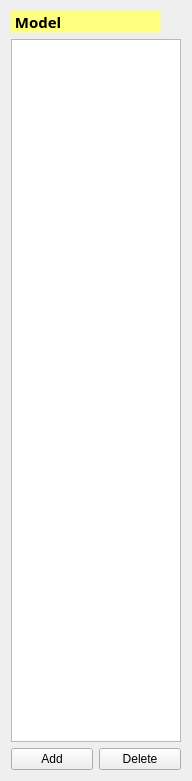
  <widget class="QWidget" name="layoutWidget">
   <property name="geometry">
    <rect>
     <x>10</x>
     <y>10</y>
     <width>192</width>
     <height>781</height>
    </rect>
   </property>
   <layout class="QVBoxLayout" name="verticalLayout_8" stretch="0,0,0">
    <property name="sizeConstraint">
     <enum>QLayout::SetDefaultConstraint</enum>
    </property>
    <item>
     <widget class="QLabel" name="label_3">
      <property name="maximumSize">
       <size>
        <width>150</width>
        <height>16777215</height>
       </size>
      </property>
      <property name="palette">
       <palette>
        <active>
         <colorrole role="WindowText">
          <brush brushstyle="SolidPattern">
           <color alpha="255">
            <red>0</red>
            <green>0</green>
            <blue>0</blue>
           </color>
          </brush>
         </colorrole>
         <colorrole role="Button">
          <brush brushstyle="SolidPattern">
           <color alpha="255">
            <red>255</red>
            <green>255</green>
            <blue>127</blue>
           </color>
          </brush>
         </colorrole>
         <colorrole role="Light">
          <brush brushstyle="SolidPattern">
           <color alpha="255">
            <red>255</red>
            <green>255</green>
            <blue>255</blue>
           </color>
          </brush>
         </colorrole>
         <colorrole role="Midlight">
          <brush brushstyle="SolidPattern">
           <color alpha="255">
            <red>255</red>
            <green>255</green>
            <blue>191</blue>
           </color>
          </brush>
         </colorrole>
         <colorrole role="Dark">
          <brush brushstyle="SolidPattern">
           <color alpha="255">
            <red>127</red>
            <green>127</green>
            <blue>63</blue>
           </color>
          </brush>
         </colorrole>
         <colorrole role="Mid">
          <brush brushstyle="SolidPattern">
           <color alpha="255">
            <red>170</red>
            <green>170</green>
            <blue>84</blue>
           </color>
          </brush>
         </colorrole>
         <colorrole role="Text">
          <brush brushstyle="SolidPattern">
           <color alpha="255">
            <red>0</red>
            <green>0</green>
            <blue>0</blue>
           </color>
          </brush>
         </colorrole>
         <colorrole role="BrightText">
          <brush brushstyle="SolidPattern">
           <color alpha="255">
            <red>255</red>
            <green>255</green>
            <blue>255</blue>
           </color>
          </brush>
         </colorrole>
         <colorrole role="ButtonText">
          <brush brushstyle="SolidPattern">
           <color alpha="255">
            <red>0</red>
            <green>0</green>
            <blue>0</blue>
           </color>
          </brush>
         </colorrole>
         <colorrole role="Base">
          <brush brushstyle="SolidPattern">
           <color alpha="255">
            <red>255</red>
            <green>255</green>
            <blue>255</blue>
           </color>
          </brush>
         </colorrole>
         <colorrole role="Window">
          <brush brushstyle="SolidPattern">
           <color alpha="255">
            <red>255</red>
            <green>255</green>
            <blue>127</blue>
           </color>
          </brush>
         </colorrole>
         <colorrole role="Shadow">
          <brush brushstyle="SolidPattern">
           <color alpha="255">
            <red>0</red>
            <green>0</green>
            <blue>0</blue>
           </color>
          </brush>
         </colorrole>
         <colorrole role="AlternateBase">
          <brush brushstyle="SolidPattern">
           <color alpha="255">
            <red>255</red>
            <green>255</green>
            <blue>191</blue>
           </color>
          </brush>
         </colorrole>
         <colorrole role="ToolTipBase">
          <brush brushstyle="SolidPattern">
           <color alpha="255">
            <red>255</red>
            <green>255</green>
            <blue>220</blue>
           </color>
          </brush>
         </colorrole>
         <colorrole role="ToolTipText">
          <brush brushstyle="SolidPattern">
           <color alpha="255">
            <red>0</red>
            <green>0</green>
            <blue>0</blue>
           </color>
          </brush>
         </colorrole>
        </active>
        <inactive>
         <colorrole role="WindowText">
          <brush brushstyle="SolidPattern">
           <color alpha="255">
            <red>0</red>
            <green>0</green>
            <blue>0</blue>
           </color>
          </brush>
         </colorrole>
         <colorrole role="Button">
          <brush brushstyle="SolidPattern">
           <color alpha="255">
            <red>255</red>
            <green>255</green>
            <blue>127</blue>
           </color>
          </brush>
         </colorrole>
         <colorrole role="Light">
          <brush brushstyle="SolidPattern">
           <color alpha="255">
            <red>255</red>
            <green>255</green>
            <blue>255</blue>
           </color>
          </brush>
         </colorrole>
         <colorrole role="Midlight">
          <brush brushstyle="SolidPattern">
           <color alpha="255">
            <red>255</red>
            <green>255</green>
            <blue>191</blue>
           </color>
          </brush>
         </colorrole>
         <colorrole role="Dark">
          <brush brushstyle="SolidPattern">
           <color alpha="255">
            <red>127</red>
            <green>127</green>
            <blue>63</blue>
           </color>
          </brush>
         </colorrole>
         <colorrole role="Mid">
          <brush brushstyle="SolidPattern">
           <color alpha="255">
            <red>170</red>
            <green>170</green>
            <blue>84</blue>
           </color>
          </brush>
         </colorrole>
         <colorrole role="Text">
          <brush brushstyle="SolidPattern">
           <color alpha="255">
            <red>0</red>
            <green>0</green>
            <blue>0</blue>
           </color>
          </brush>
         </colorrole>
         <colorrole role="BrightText">
          <brush brushstyle="SolidPattern">
           <color alpha="255">
            <red>255</red>
            <green>255</green>
            <blue>255</blue>
           </color>
          </brush>
         </colorrole>
         <colorrole role="ButtonText">
          <brush brushstyle="SolidPattern">
           <color alpha="255">
            <red>0</red>
            <green>0</green>
            <blue>0</blue>
           </color>
          </brush>
         </colorrole>
         <colorrole role="Base">
          <brush brushstyle="SolidPattern">
           <color alpha="255">
            <red>255</red>
            <green>255</green>
            <blue>255</blue>
           </color>
          </brush>
         </colorrole>
         <colorrole role="Window">
          <brush brushstyle="SolidPattern">
           <color alpha="255">
            <red>255</red>
            <green>255</green>
            <blue>127</blue>
           </color>
          </brush>
         </colorrole>
         <colorrole role="Shadow">
          <brush brushstyle="SolidPattern">
           <color alpha="255">
            <red>0</red>
            <green>0</green>
            <blue>0</blue>
           </color>
          </brush>
         </colorrole>
         <colorrole role="AlternateBase">
          <brush brushstyle="SolidPattern">
           <color alpha="255">
            <red>255</red>
            <green>255</green>
            <blue>191</blue>
           </color>
          </brush>
         </colorrole>
         <colorrole role="ToolTipBase">
          <brush brushstyle="SolidPattern">
           <color alpha="255">
            <red>255</red>
            <green>255</green>
            <blue>220</blue>
           </color>
          </brush>
         </colorrole>
         <colorrole role="ToolTipText">
          <brush brushstyle="SolidPattern">
           <color alpha="255">
            <red>0</red>
            <green>0</green>
            <blue>0</blue>
           </color>
          </brush>
         </colorrole>
        </inactive>
        <disabled>
         <colorrole role="WindowText">
          <brush brushstyle="SolidPattern">
           <color alpha="255">
            <red>127</red>
            <green>127</green>
            <blue>63</blue>
           </color>
          </brush>
         </colorrole>
         <colorrole role="Button">
          <brush brushstyle="SolidPattern">
           <color alpha="255">
            <red>255</red>
            <green>255</green>
            <blue>127</blue>
           </color>
          </brush>
         </colorrole>
         <colorrole role="Light">
          <brush brushstyle="SolidPattern">
           <color alpha="255">
            <red>255</red>
            <green>255</green>
            <blue>255</blue>
           </color>
          </brush>
         </colorrole>
         <colorrole role="Midlight">
          <brush brushstyle="SolidPattern">
           <color alpha="255">
            <red>255</red>
            <green>255</green>
            <blue>191</blue>
           </color>
          </brush>
         </colorrole>
         <colorrole role="Dark">
          <brush brushstyle="SolidPattern">
           <color alpha="255">
            <red>127</red>
            <green>127</green>
            <blue>63</blue>
           </color>
          </brush>
         </colorrole>
         <colorrole role="Mid">
          <brush brushstyle="SolidPattern">
           <color alpha="255">
            <red>170</red>
            <green>170</green>
            <blue>84</blue>
           </color>
          </brush>
         </colorrole>
         <colorrole role="Text">
          <brush brushstyle="SolidPattern">
           <color alpha="255">
            <red>127</red>
            <green>127</green>
            <blue>63</blue>
           </color>
          </brush>
         </colorrole>
         <colorrole role="BrightText">
          <brush brushstyle="SolidPattern">
           <color alpha="255">
            <red>255</red>
            <green>255</green>
            <blue>255</blue>
           </color>
          </brush>
         </colorrole>
         <colorrole role="ButtonText">
          <brush brushstyle="SolidPattern">
           <color alpha="255">
            <red>127</red>
            <green>127</green>
            <blue>63</blue>
           </color>
          </brush>
         </colorrole>
         <colorrole role="Base">
          <brush brushstyle="SolidPattern">
           <color alpha="255">
            <red>255</red>
            <green>255</green>
            <blue>127</blue>
           </color>
          </brush>
         </colorrole>
         <colorrole role="Window">
          <brush brushstyle="SolidPattern">
           <color alpha="255">
            <red>255</red>
            <green>255</green>
            <blue>127</blue>
           </color>
          </brush>
         </colorrole>
         <colorrole role="Shadow">
          <brush brushstyle="SolidPattern">
           <color alpha="255">
            <red>0</red>
            <green>0</green>
            <blue>0</blue>
           </color>
          </brush>
         </colorrole>
         <colorrole role="AlternateBase">
          <brush brushstyle="SolidPattern">
           <color alpha="255">
            <red>255</red>
            <green>255</green>
            <blue>127</blue>
           </color>
          </brush>
         </colorrole>
         <colorrole role="ToolTipBase">
          <brush brushstyle="SolidPattern">
           <color alpha="255">
            <red>255</red>
            <green>255</green>
            <blue>220</blue>
           </color>
          </brush>
         </colorrole>
         <colorrole role="ToolTipText">
          <brush brushstyle="SolidPattern">
           <color alpha="255">
            <red>0</red>
            <green>0</green>
            <blue>0</blue>
           </color>
          </brush>
         </colorrole>
        </disabled>
       </palette>
      </property>
      <property name="font">
       <font>
        <family>Segoe Print</family>
        <pointsize>11</pointsize>
        <weight>75</weight>
        <italic>false</italic>
        <bold>true</bold>
        <underline>false</underline>
        <stylestrategy>PreferDefault</stylestrategy>
        <kerning>true</kerning>
       </font>
      </property>
      <property name="autoFillBackground">
       <bool>true</bool>
      </property>
      <property name="text">
       <string> Model</string>
      </property>
     </widget>
    </item>
    <item>
     <widget class="QListView" name="lView_Model">
      <property name="maximumSize">
       <size>
        <width>200</width>
        <height>16777213</height>
       </size>
      </property>
     </widget>
    </item>
    <item>
     <layout class="QHBoxLayout" name="horizontalLayout_4">
      <item>
       <widget class="QPushButton" name="btn_add_model">
        <property name="maximumSize">
         <size>
          <width>200</width>
          <height>16777215</height>
         </size>
        </property>
        <property name="text">
         <string>Add</string>
        </property>
       </widget>
      </item>
      <item>
       <widget class="QPushButton" name="btn_delete_model">
        <property name="maximumSize">
         <size>
          <width>200</width>
          <height>16777215</height>
         </size>
        </property>
        <property name="text">
         <string>Delete</string>
        </property>
       </widget>
      </item>
     </layout>
    </item>
   </layout>
  </widget>
